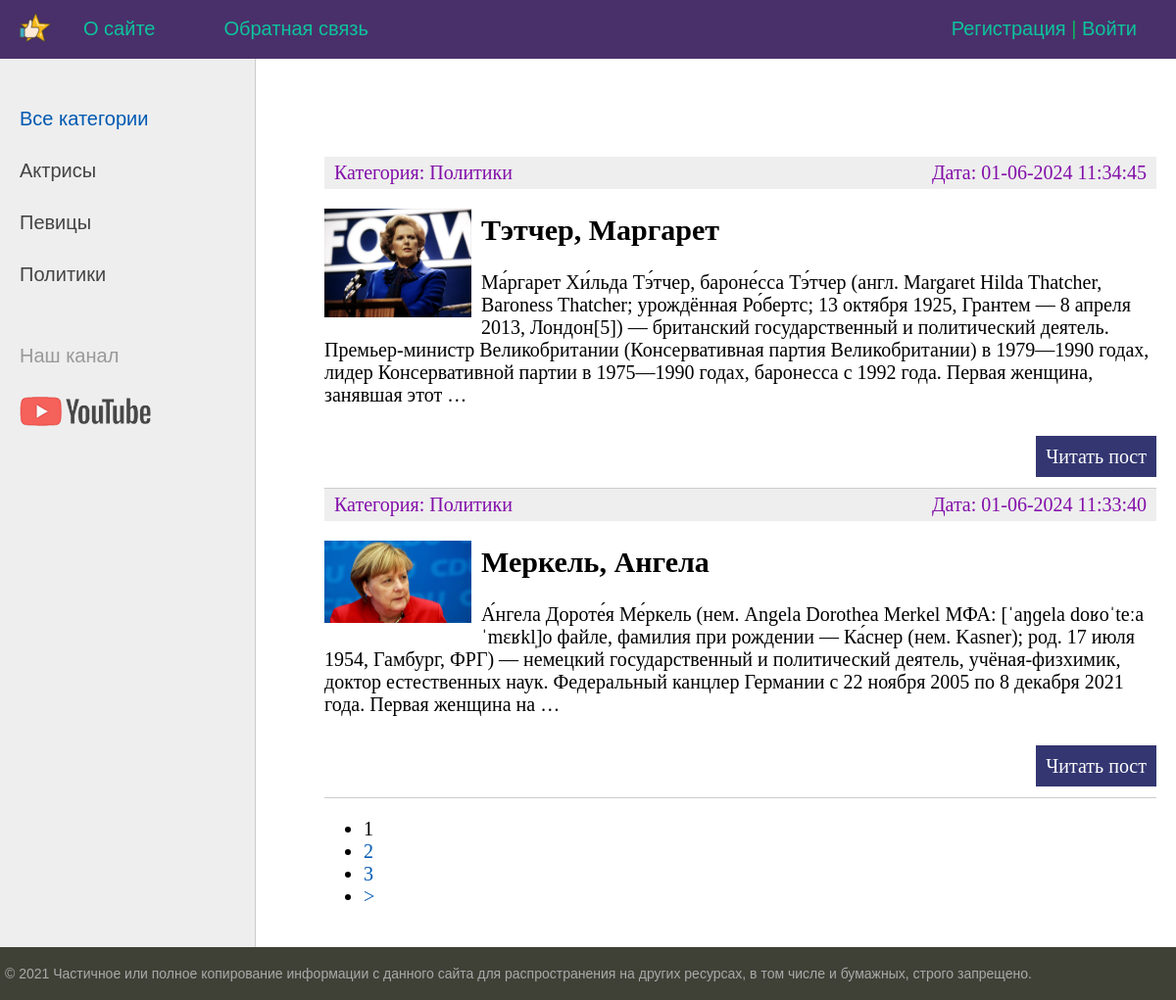
Before: / with the older database file.
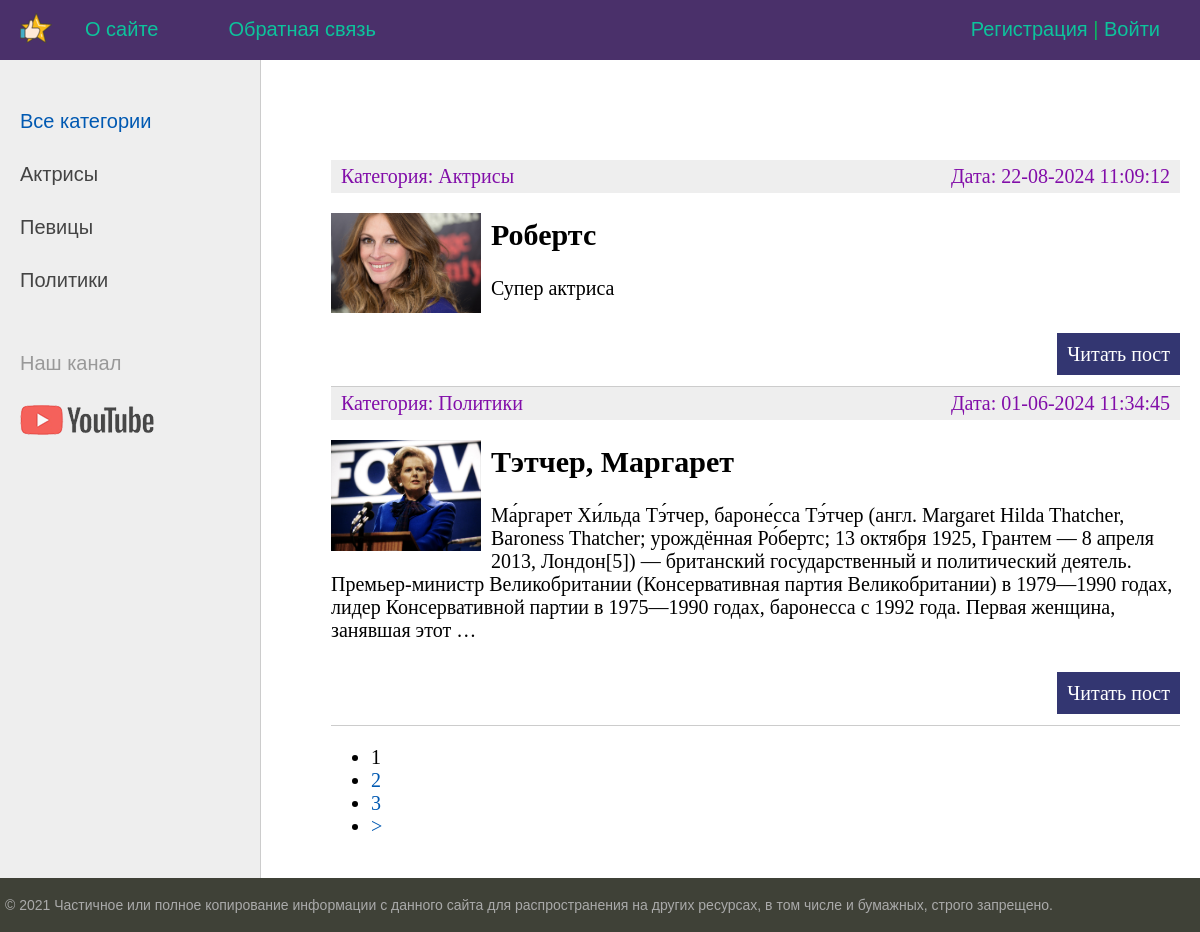
After: the same page with the newer database file.
### women/models.py (models this page shows, shortened)
class Category(models.Model):
    name = models.CharField(max_length=100, db_index= True, verbose_name = 'Категория')
    slug = models.SlugField(max_length=255, unique=True, db_index=True, verbose_name="URL")
    class Meta:
        verbose_name = 'Категория'
        verbose_name_plural = 'Категории'
        ordering = ['id']
    def __str__(self):
        return self.name
    def get_absolute_url(self):
        return reverse('category', kwargs={'cat_slug': self.slug})

class Women(models.Model):
    title = models.CharField(max_length=255, verbose_name="Заголовок")
    slug = models.SlugField(max_length=255, unique=True, db_index=True, verbose_name="URL")
    content = models.TextField(blank=True, verbose_name="Текст статьи")
    photo = models.ImageField(upload_to="photos/%Y/%m/%d/", verbose_name="Фото")
    time_create = models.DateTimeField(auto_now_add=True, verbose_name="Время создания")
    time_update = models.DateTimeField(auto_now=True, verbose_name="Время изменения")
    is_published = models.BooleanField(default=True, verbose_name="Публикация")
    ''' Связываем с таблицей Category'''
    cat = models.ForeignKey('Category', on_delete=models.PROTECT, verbose_name="Категории")
    def get_absolute_url(self):
        return reverse('post', kwargs={'post_slug': self.slug})
    class Meta:
        verbose_name = 'Известные женщины'
        verbose_name_plural = 'Известные женщины'
        ordering = ['-time_create', 'title']

### women/views.py (the view)
# urls.py: path('', WomenHome.as_view(), name = 'home'),
class WomenHome(DataMixin, ListView):
    model = Women
    template_name = 'women/index.html'
    context_object_name = 'posts'
    ''' Метод передает динамические и статические данные'''
    def get_context_data(self, *, object_list=None, **kwargs):
        context = super().get_context_data(**kwargs)
        c_def = self.get_user_context(title="Главная страница")
        return dict(list(context.items()) + list(c_def.items()))
    def get_queryset(self):
        return Women.objects.filter(is_published=True)

### women/utils.py (called while the page is built)
    def get_user_context(self, **kwargs):
        context = kwargs
        cats = Category.objects.annotate(Count('women'))
        user_menu = menu.copy()
        if not self.request.user.is_authenticated:
            user_menu.pop(1)
        context['menu'] = user_menu
        context['cats'] = cats
        if 'cat_selected' not in context:
            context['cat_selected'] = 0
        return context

### women/templates/women/index.html (shortened to what this page needs)
{% extends 'women/base.html' %}
{% block content %}
<ul class="list-articles">
	{% for p in posts %}
			<li><div class="article-panel">
	<p class="first">Категория: {{p.cat}}</p>
	<p class="last">Дата: {{p.time_update|date:"d-m-Y H:i:s"}}</p>
</div>
{% if p.photo %}
	<p><img class="img-article-left thumb" src="{{p.photo.url}}"></p>
{% endif %}
				<h2>{{p.title}}</h2>
	{% autoescape on %}
	{{p.content|linebreaks|truncatewords:50}}
	{% endautoescape %}
			<p class="link-read-post"><a href="{{ p.get_absolute_url }}">Читать пост</a></p>
			</li>
	{% endfor %}
</ul>
{% endblock %}

### women/templates/women/base.html (shortened to what this page needs)
{% load static %}
{% load women_tags %}
<!DOCTYPE html>
<html>
<head>
	<link type="text/css" href="{% static 'women/css/styles.css' %}" rel="stylesheet" />
</head>
<body>
<table class="table-page" border=0 cellpadding="0" cellspacing="0">
<tr><td valign=top>
{% block mainmenu %}
		<div class="header">
			<ul id="mainmenu" class="mainmenu">
			<li class="logo"><a href="{% url 'home' %}"><div class="logo"></div></a></li>
{% for m in menu %}
			<li><a href="{% url m.url_name %}">{{m.title}}</a></li>
{% endfor %}
				{% if request.user.is_authenticated %}
				<li class="last"> {{user.username}} | <a href="{% url 'logout' %}">Выйти</a></li>
				{% else %}
				<li class="last"><a href="{% url 'register' %}">Регистрация</a> | <a href="{% url 'login' %}">Войти</a></li>
				{% endif %}
			</ul>
		</div>
{% endblock mainmenu %}
<table class="table-content" border=0 cellpadding="0" cellspacing="0">
<tr>
	<td valign="top" class="left-chapters">
	<ul id="leftchapters">
{% if cat_selected == 0 %}
		<li class="selected">Все категории</li>
{% else %}
		<li><a href="{% url 'home' %}">Все категории</a></li>
{% endif %}
{% for c in cats %}
{% if c.women__count > 0 %}
	{% if c.pk == cat_selected %}
		<li class="selected">{{c.name}}</li>
	{% else %}
		<li><a href="{{ c.get_absolute_url }}">{{c.name}}</a></li>
	{% endif %}
{% endif %}
{% endfor %}
		<li class="share">
		<p>Наш канал</p>
		<a class="share-yt" href="https://github.com/Elena250289/AboutStars" target="_blank" rel="nofollow"></a>
		</li>
	</ul>
</td>
<td valign="top" class="content">
	<div class="content-text">
{% block content %}
{% endblock %}
{% if page_obj.has_other_pages %}
<nav class="list-pages">
    <ul>
        {% for p in paginator.page_range %}
		{% if page_obj.number == p %}
        <li class="page-num page-num-selected">{{ p }}</li>
		{% elif p >= page_obj.number|add:-2 and p <= page_obj.number|add:2  %}
        <li class="page-num">
            <a href="?page={{ p }}">{{ p }}</a>
        </li>
		{% endif %}
        {% endfor %}
{% if page_obj.has_next %}
<li class="page-num">
	<a href="?page={{ page_obj.next_page_number }}">&gt;</a>
</li>
{% endif %}
    </ul>
</nav>
{% endif %}
	</div>
</td></tr></table>
</td></tr>
<tr><td valign=top>
	<div id="footer">
		<p>&copy; 2021 Частичное или полное копирование информации с данного сайта для распространения на других ресурсах, в том числе и бумажных, строго запрещено.</p>
	</div>
</td></tr></table>
</body>
</html>

### women/static/women/css/styles.css (style rules this page uses)
html, body { font-family: 'Arial'; margin: 0; padding: 0; height: 100%; width: 100%; color: #444; }
a { color: #0059b2; text-decoration: none; }
img { max-width: 600px; height: auto; }
img.img-article-left { max-width: 300px; height: auto; float: left; padding: 0 10px 10px 0; }
img.img-article-left.thumb { max-width: 150px; height: auto; }
p.link-read-post { text-align: right; }
p.link-read-post a { padding: 10px; min-width: 100px; background: #333671; color: #fff; text-decoration: none; }
div.article-panel { background: #eee; padding: 5px 10px 5px 10px; box-sizing: border-box; overflow: hidden; color: rgb(130, 14, 169); }
div.article-panel p.first { margin: 0; float: left; }
div.article-panel p.last { margin: 0; float: right; }
ul.list-articles { list-style: none; margin: 0; padding: 0; }
ul.list-articles li { border-bottom: 1px solid #ccc; }
.table-page { width: 100%; height: 100%; vertical-align: top; }
.table-page tr { height: 100%; }
.header { background: #4a306a; height: 60px; }
.logo { background: url('../images/logo.png') no-repeat 20px 13px; width: 55px; height: 65px; }
ul.mainmenu { list-style: none; margin: 0; padding: 0; height: 60px; color: #0cb862; font-size: 20px; overflow: hidden; }
ul.mainmenu li { float: left; margin: 18px 40px 0 30px; }
ul.mainmenu li.logo { margin: 0; }
ul.mainmenu li.last { float: right; }
ul.mainmenu li a { color: #0dc39c; text-decoration: none; }
.table-content { width: 100%; min-height: 100%; height: 100%; }
.left-chapters { margin: 0; background: #eee; border-right: 1px solid #ccc; min-height: 100%; }
.left-chapters ul { width: 230px; min-height: 100%; margin: 0; padding: 20px 10px 10px 20px; list-style: none; font-size: 20px; }
.left-chapters ul li { margin: 30px 0 0 0; color: #999; }
.left-chapters ul li.selected { color: #0059b2; }
.left-chapters ul li a { color: #444; text-decoration: none; }
.left-chapters ul li.share { margin: 60px 0 0 0; }
.left-chapters ul li.share p { margin: 30px 0 30px 0; }
.left-chapters ul li.share a { display: inline-block; width: 40px; height: 40px; margin: 0 20px 0 0; }
.left-chapters ul li.share a.share-yt { width: 100%; height: 30px; background: url('../images/share_yt.png') no-repeat 0 0 }
.content { padding: 40px 20px 20px 40px; width: 100%; box-sizing: border-box; }
.content-text { margin: 60px 0 0 30px; color: #000; font-size: 20px; font-family: Yandex Sans Display Light; }
#footer { box-sizing: border-box; background: #3F4137; padding: 5px; color: #aaa; font-size: 14px; font-family: Verdana, Geneva, Arial, Helvetica; text-align: left; overflow: hidden; }

Changed rows visible on the page:
no longer on this page (row unchanged): Women: cat "Политики", time_update "01-06-2024 11:33:40", photo (picture), title "Меркель, Ангела", content "А́нгела Дороте́я Ме́ркель (нем. Angela Dorothea Merkel МФА: [ˈaŋɡela doʁoˈteːa ˈmɛʁkl̩]о файле, фамилия при рождении — Ка́снер (нем. Kasner); род. 17 июля 1954, Гамбург, ФРГ) — немецкий государственный и политический деятель, учёная-физхимик, доктор естественных наук. Федеральный канцлер Германии с 22 ноября 2005 по 8 декабря 2021 года. Первая женщина на …"
added Women: cat "Актрисы", time_update "22-08-2024 11:09:12", photo (picture), title "Робертс", content "Супер актриса"
